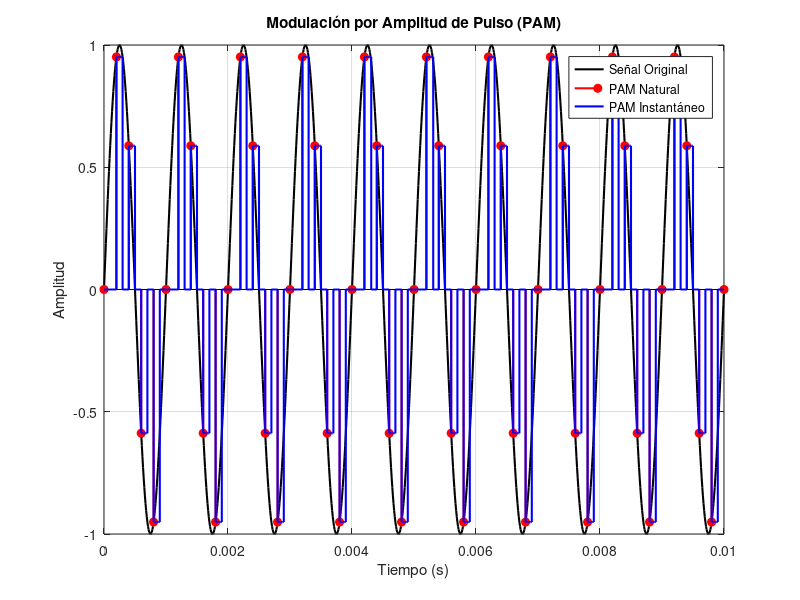

MATLAB code for this plot:
clear; clc; close all;

%% señal original
A = 1;                  % Amplitud 
fc = 1000;              % Frecuencia 
T_cont = 1/100000;      % Período de muestreo
t_final = 0.01;         % Tiempo final
t = 0:T_cont:t_final;   % Vector tiempo

m = A*sin(2*pi*fc*t);

%% PAM Natural
fs_natural = 5000;                       % Frecuencia
Ts_natural = 1/fs_natural;               % Período
d_natural = 0.8;                         % Ciclo de trabajo
tau_natural = d_natural * Ts_natural;    % Ancho del pulso

%% PAM Instantáneo
fs_instant = 5000;                       % Frecuencia 
Ts_instant = 1/fs_instant;               % Período 
d_instant = 0.1;                         % Ciclo de trabajo  (tau/T)
T_signal = 1/fc;                         % Período de la señal sinusoidal
tau_instant = d_instant * T_signal;      % Ancho 

%% Generación de la modulación PAM Natural
pam_natural = zeros(size(t));
t_sample_natural = 0:Ts_natural:t(end);
for k = 1:length(t_sample_natural)
    [~, idx] = min(abs(t - t_sample_natural(k)));
    pulse_indices = find(t >= t_sample_natural(k) & t < t_sample_natural(k) + tau_natural);
    pam_natural(pulse_indices) = m(idx);
end

%% Generación de la modulación PAM Instantáneo
pam_instant = zeros(size(t));
t_sample_instant = 0:Ts_instant:t(end);
for k = 1:length(t_sample_instant)
    [~, idx] = min(abs(t - t_sample_instant(k)));
    pulse_indices = find(t >= t_sample_instant(k) & t < t_sample_instant(k) + tau_instant);
    pam_instant(pulse_indices) = m(idx);
end

%% Graficar
figure;
plot(t, m, 'k', 'LineWidth', 1.5); hold on;
stem(t_sample_natural, A*sin(2*pi*fc*t_sample_natural), 'r', 'filled','LineWidth',1.5);
stairs(t, pam_instant, 'b', 'LineWidth', 1.5);
legend('Señal Original', 'PAM Natural', 'PAM Instantáneo');
xlabel('Tiempo (s)');
ylabel('Amplitud');
title('Modulación por Amplitud de Pulso (PAM)');
grid on;